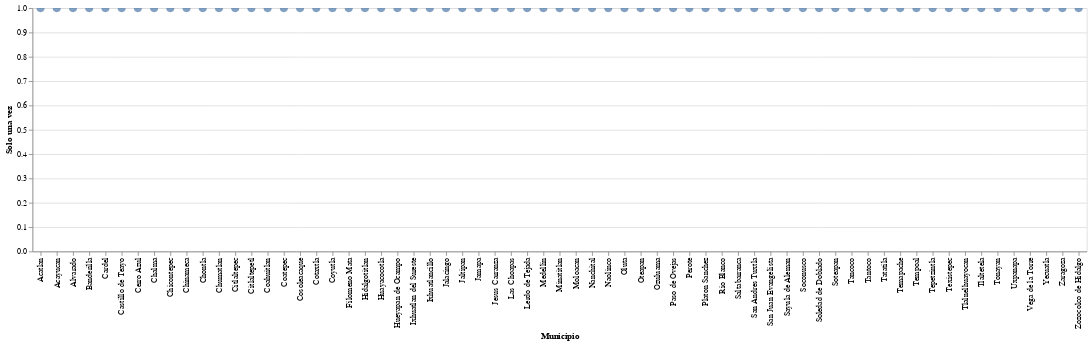

This figure's notebook cell:
### Markdown cell above
#### **Municipios que solo una vez han sido afectado por ciclones tropicales : 65**
#### ***Figura 9️⃣***

### Code cell
ms = dataCiclon.groupby('municipios_que_afecto').size().reset_index(name='numVeces')
tablaM = ms[ms.numVeces == 1]

alt.Chart(tablaM).mark_circle(size=100).encode(
    alt.X('municipios_que_afecto', title = 'Municipio'),
    alt.Y('numVeces', title='Solo una vez'),
    tooltip=['municipios_que_afecto']
).interactive()

### Figure 1 — Vega-Lite specification as saved in the notebook (floating-point values rounded to 4 significant figures)
{"config": {"view": {"continuousWidth": 400, "continuousHeight": 300}}, "data": {"name": "data-a6a2cb8fa36005da619c28171b2b1d84"}, "mark": {"type": "circle", "size": 100}, "encoding": {"tooltip": [{"type": "nominal", "field": "municipios_que_afecto"}], "x": {"type": "nominal", "field": "municipios_que_afecto", "title": "Municipio"}, "y": {"type": "quantitative", "field": "numVeces", "title": "Solo una vez"}}, "selection": {"selector002": {"type": "interval", "bind": "scales", "encodings": ["x", "y"]}}, "$schema": "https://vega.github.io/schema/vega-lite/v4.8.1.json", "datasets": {"data-a6a2cb8fa36005da619c28171b2b1d84": [{"municipios_que_afecto": "Acatlan", "numVeces": 1}, {"municipios_que_afecto": "Acayucan", "numVeces": 1}, {"municipios_que_afecto": "Alvarado", "numVeces": 1}, {"municipios_que_afecto": "Banderilla", "numVeces": 1}, {"municipios_que_afecto": "Cardel", "numVeces": 1}, {"municipios_que_afecto": "Castillo de Teayo", "numVeces": 1}, {"municipios_que_afecto": "Cerro Azul", "numVeces": 1}, {"municipios_que_afecto": "Chalma", "numVeces": 1}, {"municipios_que_afecto": "Chicontepec", "numVeces": 1}, {"municipios_que_afecto": "Chinameca", "numVeces": 1}, {"municipios_que_afecto": "Chontla", "numVeces": 1}, {"municipios_que_afecto": "Chumatlan", "numVeces": 1}, {"municipios_que_afecto": "Citlaltepec ", "numVeces": 1}, {"municipios_que_afecto": "Citlaltepetl", "numVeces": 1}, {"municipios_que_afecto": "Coahuitlan", "numVeces": 1}, {"municipios_que_afecto": "Coatepec", "numVeces": 1}, {"municipios_que_afecto": "Cosoleacaque", "numVeces": 1}, {"municipios_que_afecto": "Cotaxtla", "numVeces": 1}, {"municipios_que_afecto": "Coyutla", "numVeces": 1}, {"municipios_que_afecto": "Filomeno Mata", "numVeces": 1}, {"municipios_que_afecto": "Hidalgotitlan", "numVeces": 1}, {"municipios_que_afecto": "Huayacocotla", "numVeces": 1}, {"municipios_que_afecto": "Hueyapan de Ocampo", "numVeces": 1}, {"municipios_que_afecto": "Ixhuatlan del Sureste", "numVeces": 1}, {"municipios_que_afecto": "Ixhuatlancillo", "numVeces": 1}, {"municipios_que_afecto": "Jalacingo", "numVeces": 1}, {"municipios_que_afecto": "Jaltipan", "numVeces": 1}, {"municipios_que_afecto": "Jamapa ", "numVeces": 1}, {"municipios_que_afecto": "Jesus Carranza", "numVeces": 1}, {"municipios_que_afecto": "Las Choapas", "numVeces": 1}, {"municipios_que_afecto": "Lerdo de Tejada", "numVeces": 1}, {"municipios_que_afecto": "Medellin", "numVeces": 1}, {"municipios_que_afecto": "Minatitlan", "numVeces": 1}, {"municipios_que_afecto": "Moloacan", "numVeces": 1}, {"municipios_que_afecto": "Nanchital", "numVeces": 1}, {"municipios_que_afecto": "Naolinco", "numVeces": 1}, {"municipios_que_afecto": "Oluta", "numVeces": 1}, {"municipios_que_afecto": "Oteapan", "numVeces": 1}, {"municipios_que_afecto": "Ozuluama", "numVeces": 1}, {"municipios_que_afecto": "Paso de Ovejas", "numVeces": 1}, {"municipios_que_afecto": "Perote", "numVeces": 1}, {"municipios_que_afecto": "Platon Sanchez", "numVeces": 1}, {"municipios_que_afecto": "Rio Blanco", "numVeces": 1}, {"municipios_que_afecto": "Saltabarranca", "numVeces": 1}, {"municipios_que_afecto": "San Andres Tuxtla", "numVeces": 1}, {"municipios_que_afecto": "San Juan Evangelista", "numVeces": 1}, {"municipios_que_afecto": "Sayula de Aleman", "numVeces": 1}, {"municipios_que_afecto": "Soconusco", "numVeces": 1}, {"municipios_que_afecto": "Soledad de Doblado", "numVeces": 1}, {"municipios_que_afecto": "Soteapan", "numVeces": 1}, {"municipios_que_afecto": "Tancoco", "numVeces": 1}, {"municipios_que_afecto": "Tantoco", "numVeces": 1}, {"municipios_que_afecto": "Tatatila", "numVeces": 1}, {"municipios_que_afecto": "Temapache", "numVeces": 1}, {"municipios_que_afecto": "Tempoal", "numVeces": 1}, {"municipios_que_afecto": "Tepetzintla", "numVeces": 1}, {"municipios_que_afecto": "Texistepec", "numVeces": 1}, {"municipios_que_afecto": "Tlalnelhuayocan", "numVeces": 1}, {"municipios_que_afecto": "Tlaltetela", "numVeces": 1}, {"municipios_que_afecto": "Tonayan", "numVeces": 1}, {"municipios_que_afecto": "Uxpanapa", "numVeces": 1}, {"municipios_que_afecto": "Vega de la Torre", "numVeces": 1}, {"municipios_que_afecto": "Yecuatla", "numVeces": 1}, {"municipios_que_afecto": "Zaragoza", "numVeces": 1}, {"municipios_que_afecto": "Zozocolco de Hidalgo", "numVeces": 1}]}}
